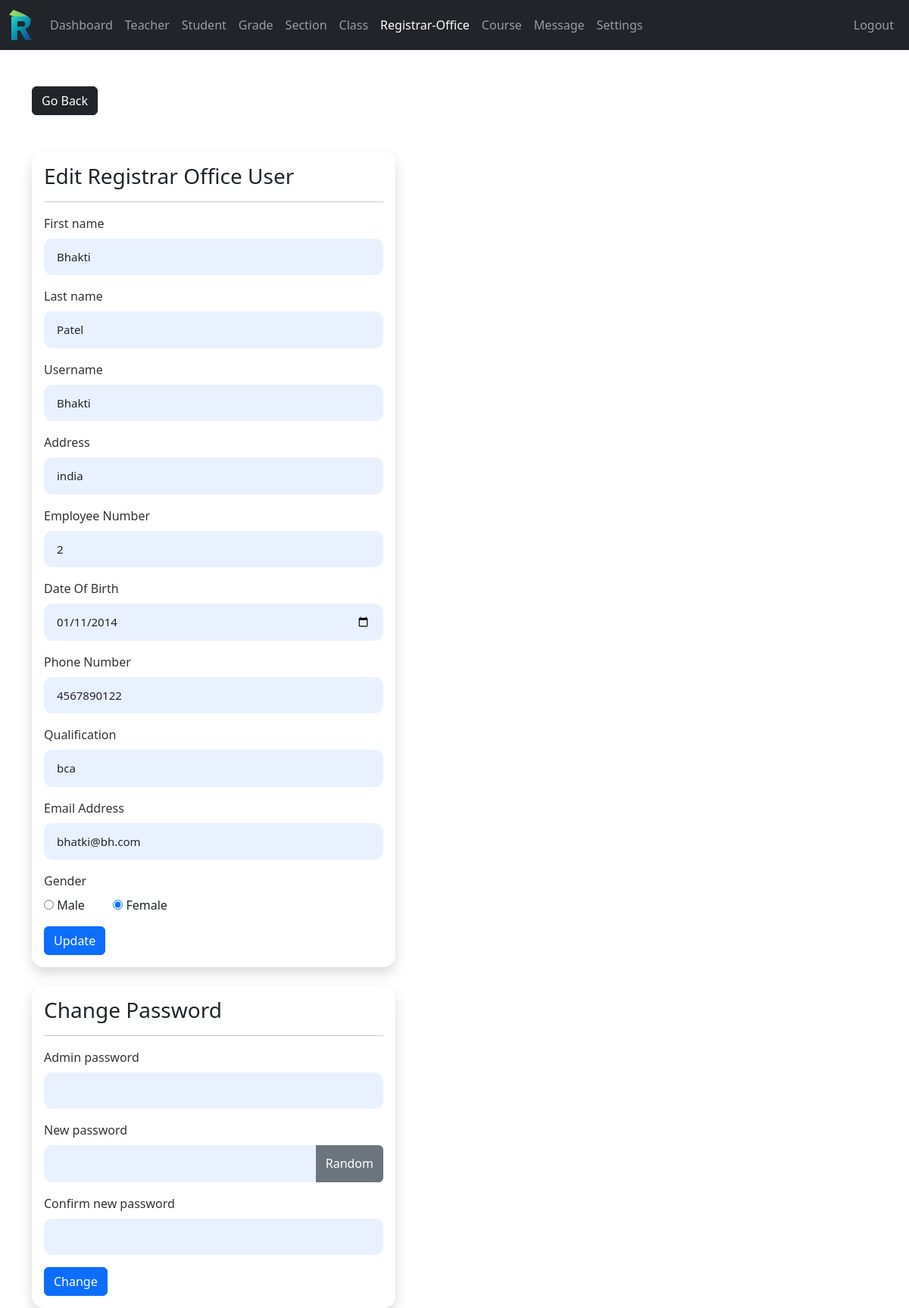
/admin/registrar-office-edit.php?r_user_id=2 (signed in), run on the app's committed database.
### tables this page shows
CREATE TABLE `registrar_office` (
  `r_user_id` int(11) NOT NULL,
  `username` varchar(127) NOT NULL,
  `password` varchar(255) NOT NULL,
  `fname` varchar(31) NOT NULL,
  `lname` varchar(31) NOT NULL,
  `address` varchar(31) NOT NULL,
  `employee_number` int(11) NOT NULL,
  `date_of_birth` date NOT NULL,
  `phone_number` varchar(31) NOT NULL,
  `qualification` varchar(31) NOT NULL,
  `gender` varchar(7) NOT NULL,
  `email_address` varchar(255) NOT NULL,
  `date_of_joined` datetime NOT NULL DEFAULT current_timestamp()
);

### data/registrar_office.php (called while the page is built, shortened)
<?php
function getR_usersById($r_user_id, $conn){
    $sql = "SELECT * FROM registrar_office WHERE r_user_id=?";
    $stmt = $conn->prepare($sql);
    $stmt->execute([$r_user_id]);
    if ($stmt->rowCount() == 1) {
        return $stmt->fetch();
    } else {
        return 0;
    }
}

### admin/registrar-office-edit.php (the view, shortened to what this page needs)
<?php
if (isset($_SESSION['admin_id']) && isset($_SESSION['role'])) {
    if ($_SESSION['role'] == 'Admin') {
        include "../DB_connection.php";
        include "../data/registrar_office.php";
        $r_user_id = $_GET['r_user_id'] ?? '';
        $ruser     = getR_usersById($r_user_id, $conn);
?>
<!DOCTYPE html>
<html lang="en">
<head>
    <link rel="stylesheet" href="https://cdn.jsdelivr.net/npm/bootstrap@5.3.8/dist/css/bootstrap.min.css">
    <link rel="stylesheet" href="/school-management/style.css">
    <link rel="stylesheet" href="https://cdnjs.cloudflare.com/ajax/libs/font-awesome/4.7.0/css/font-awesome.min.css">
</head>
<body>
    <?php include "../inc/navbar.php"; ?>
    <div class="container mt-5">
        <a href="registrar-office.php" class="btn btn-dark">Go Back</a>
        <form method="post"
              class="shadow p-3 mt-5 form-w"
              action="req/registrar-office-edit.php">
            <h3>Edit Registrar Office User</h3><hr>
            <div class="mb-3">
                <label class="form-label">First name</label>
                <input type="text" class="form-control" name="fname" required
                       value="<?= htmlspecialchars($ruser['fname'] ?? '') ?>">
            </div>
            <div class="mb-3">
                <label class="form-label">Last name</label>
                <input type="text" class="form-control" name="lname" required
                       value="<?= htmlspecialchars($ruser['lname'] ?? '') ?>">
            </div>
            <div class="mb-3">
                <label class="form-label">Username</label>
                <input type="text" class="form-control" name="Username" required
                       value="<?= htmlspecialchars($ruser['username'] ?? '') ?>">
            </div>
            <div class="mb-3">
                <label class="form-label">Address</label>
                <input type="text" class="form-control" name="address" required
                       value="<?= htmlspecialchars($ruser['address'] ?? '') ?>">
            </div>
            <div class="mb-3">
                <label class="form-label">Employee Number</label>
                <input type="text" class="form-control" name="employee_number" required
                       value="<?= htmlspecialchars($ruser['employee_number'] ?? '') ?>">
            </div>
            <div class="mb-3">
                <label class="form-label">Date Of Birth</label>
                <input type="date" class="form-control" name="date_of_birth" required
                       value="<?= htmlspecialchars($ruser['date_of_birth'] ?? '') ?>">
            </div>
            <div class="mb-3">
                <label class="form-label">Phone Number</label>
                <input type="text" class="form-control" name="phone_number" required
                       pattern="[0-9]{10}" title="Enter a valid 10-digit phone number"
                       value="<?= htmlspecialchars($ruser['phone_number'] ?? '') ?>">
            </div>
            <div class="mb-3">
                <label class="form-label">Qualification</label>
                <input type="text" class="form-control" name="qualification" required
                       value="<?= htmlspecialchars($ruser['qualification'] ?? '') ?>">
            </div>
            <div class="mb-3">
                <label class="form-label">Email Address</label>
                <input type="email" class="form-control" name="email_address" required
                       value="<?= htmlspecialchars($ruser['email_address'] ?? '') ?>">
            </div>
            <div class="mb-3">
                <label class="form-label">Gender</label><br>
                <input type="radio" value="Male" name="gender"
                       <?= (($ruser['gender'] ?? '') == 'Male') ? 'checked' : '' ?>> Male
                &nbsp; &nbsp; &nbsp; &nbsp;
                <input type="radio" value="Female" name="gender"
                       <?= (($ruser['gender'] ?? '') == 'Female') ? 'checked' : '' ?>> Female
            </div>
            <button type="submit" class="btn btn-primary">Update</button>
        </form>
        <form method="post"
              class="shadow p-3 my-4 form-w"
              action="req/registrar-office-change.php">
            <h3>Change Password</h3><hr>
            <div class="mb-3">
                <label class="form-label">Admin password</label>
                <input type="password" class="form-control" name="admin_pass2">
            </div>
            <div class="mb-3">
                <label class="form-label">New password</label>
                <div class="input-group mb-3">
                    <input type="text" class="form-control" name="new_pass" id="passInput">
                    <button class="btn btn-secondary" type="button" id="gBtn">Random</button>
                </div>
            </div>
            <div class="mb-3">
                <label class="form-label">Confirm new password</label>
                <input type="text" class="form-control" name="c_new_pass2" id="passInput2">
            </div>
            <button type="submit" class="btn btn-primary">Change</button>
        </form>
    </div>
</body>
</html>
<?php
    } else {
        header("Location: ../login.php");
        exit;
    }
} else {
    header("Location: ../login.php");
    exit;
}
?>

### style.css (style rules this page uses)
html { scroll-behavior: smooth; }
html, body { margin: 0; padding: 0; height: 100%; }
.form-w { max-width: 480px; width: 100%; }

### admin/registrar-office-edit.php (style rules this page uses)
.form-w { border-radius: 16px; }
.form-w .form-label { font-weight: 500; color: #333; margin-bottom: 8px; }
.form-w .form-control { background-color: #EAF1FE; border: 1px solid #EAF1FE; border-radius: 10px; padding: 12px 16px; font-size: 15px; }
.form-w .input-group .form-control { border-top-right-radius: 0; border-bottom-right-radius: 0; }
.form-w .input-group .btn { border-top-left-radius: 0; border-bottom-left-radius: 0; }

### data on the page
registrar_office: fname "Bhakti", lname "Patel", Username "Bhakti", address "india", employee_number "2", date_of_birth "01/11/2014", phone_number "4567890122", qualification "bca", email_address "bhatki@bh.com", gender "☑"
